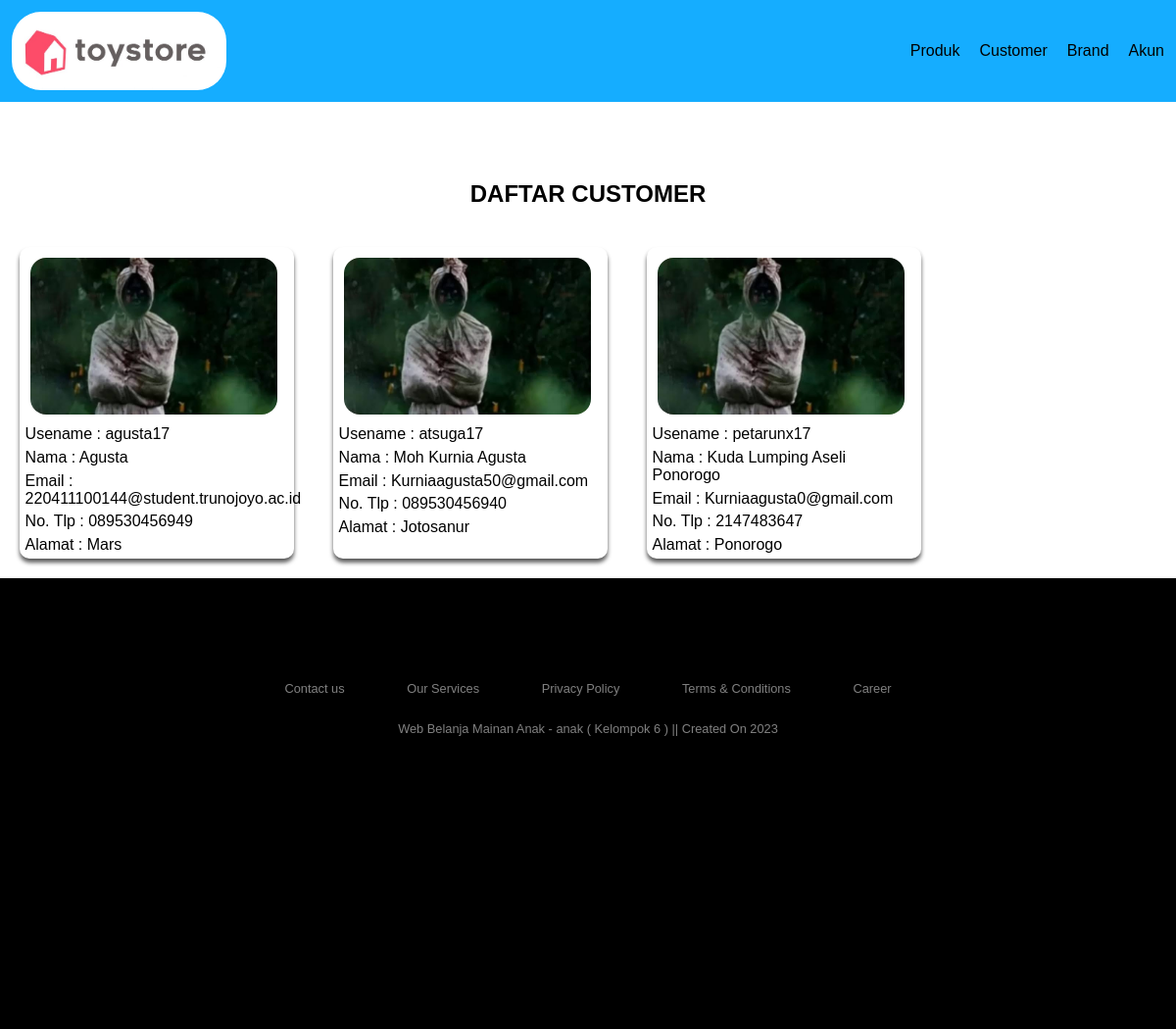
Page /app/admin/administrator/manajemen_cust.php (signed in) on the earlier database version.
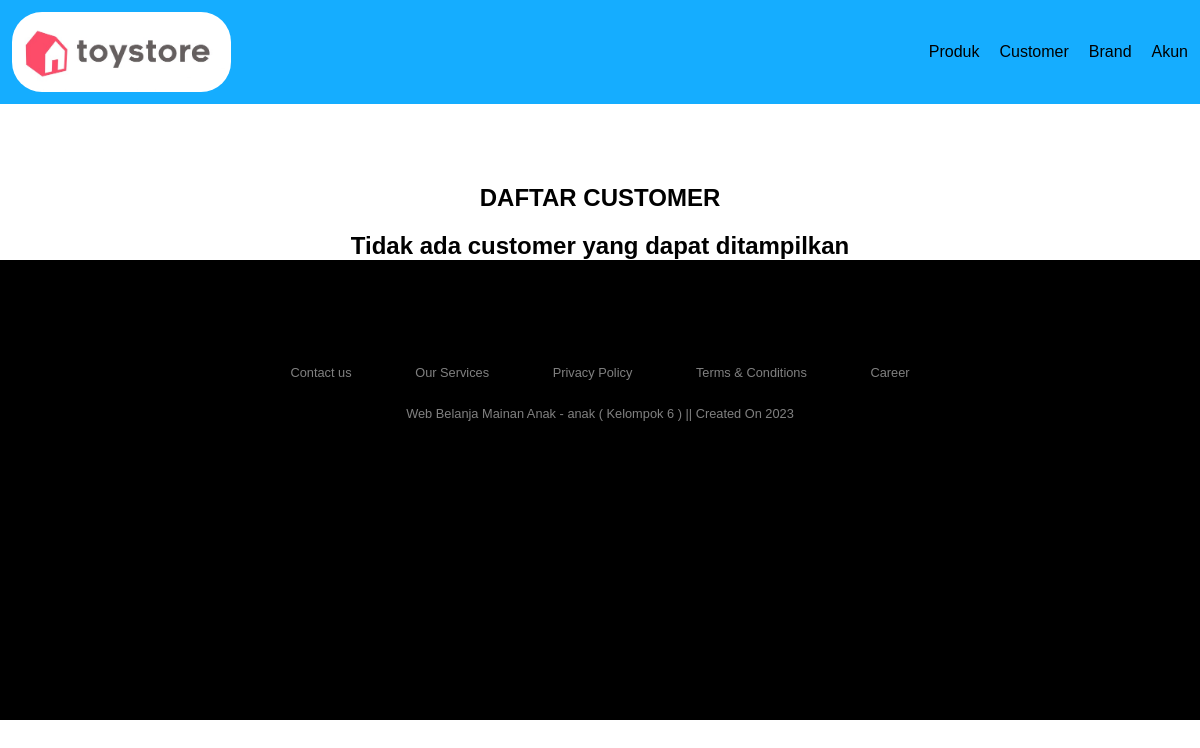
Same page on the later database version.
### tables this page shows
CREATE TABLE `user` (
  `USER_ID` varchar(12) NOT NULL,
  `USER_EMAIL` varchar(255) NOT NULL,
  `USER_NAME` varchar(50) NOT NULL,
  `USER_ADDRESS` varchar(255) NOT NULL,
  `USER_PHONE` text NOT NULL,
  `USER_PASSWORD` text NOT NULL,
  `USER_PASS` text DEFAULT NULL
);

### app/database.php (called while the page is built, shortened)
<?php
	function getTableData($table) {
		try{
			$statement = DB->prepare("SELECT * FROM $table");
			$statement->execute();
			return $statement->fetchAll(PDO::FETCH_ASSOC);
		}
		catch(PDOException $err){
			echo $err->getMessage();
		}
	}
?>

### app/admin/administrator/manajemen_cust.php (the view, shortened to what this page needs)
<?php
    require("../../database.php");
    $custs = getTableData('user');
?>
<!DOCTYPE html>
<html lang="en">
    <head>
        <link rel="stylesheet" type="text/css" href="../../../assets/css/style.css">
    </head>
    <body>
        <?php require '../../../assets/inc/navbar.inc'; ?>
        <div class="content">
            <h1>DAFTAR CUSTOMER</h1>
            <?php if (count($custs) > 0) { ?>
                <div class="card-container">
                    <?php foreach ($custs as $cust) : ?>
                        <div class="card">
                            <div class="cardImg" style="background-image:url(../../../assets/images/default.jpeg); background-size:cover;background-position:center;">
                            </div>
                            <div class="cardInfo">
                                <?= "Usename : ".$cust["USER_ID"] ?>
                            </div>
                            <div class="cardInfo">
                                <?= "Nama : ".ucwords($cust["USER_NAME"]) ?>
                            </div>
                            <div class="cardInfo">
                                <?= "Email : ".ucwords($cust["USER_EMAIL"]) ?>
                            </div>
                            <div class="cardInfo">
                                <?= "No. Tlp : ".ucwords($cust["USER_PHONE"]) ?>
                            </div>
                            <div class="cardInfo">
                                <?= "Alamat : ".ucwords($cust["USER_ADDRESS"]) ?>
                            </div>
                        </div>
                    <?php endforeach; ?>
                </div>
            <?php } else {
                echo "<h2>Tidak ada customer yang dapat ditampilkan</h1>";
            } ?>
        </div>
        <?php require '../../../assets/inc/footer.inc'; ?>
    </body>
</html>

Differences in the rows shown:
removed user: USER_ID "agusta17", USER_NAME "Agusta", USER_EMAIL "220411100144@student.trunojoyo.ac.id", USER_PHONE "089530456949", USER_ADDRESS "Mars"
removed user: USER_ID "atsuga17", USER_NAME "Moh Kurnia Agusta", USER_EMAIL "Kurniaagusta50@gmail.com", USER_PHONE "089530456940", USER_ADDRESS "Jotosanur"
removed user: USER_ID "petarunx17", USER_NAME "Kuda Lumping Aseli Ponorogo", USER_EMAIL "Kurniaagusta0@gmail.com", USER_PHONE "2147483647", USER_ADDRESS "Ponorogo"
Other differences:
text now shown: "Tidak ada customer yang dapat ditampilkan"
